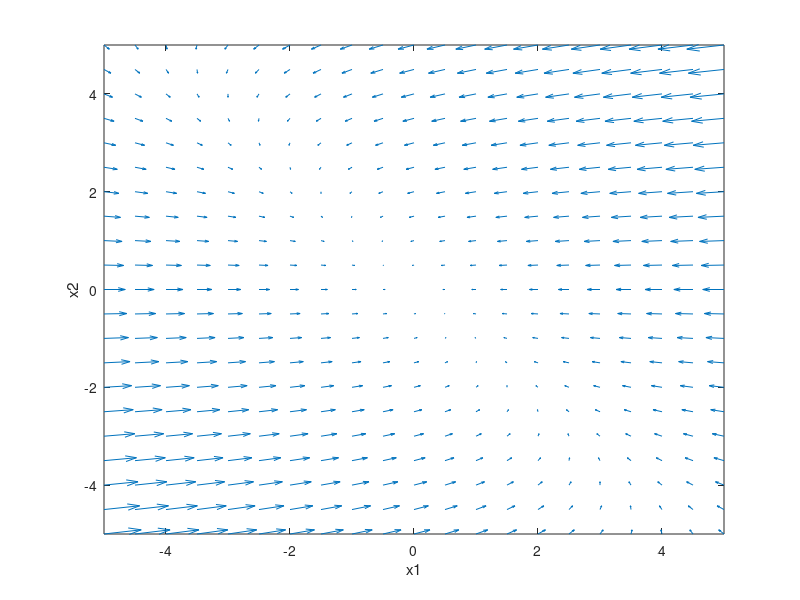
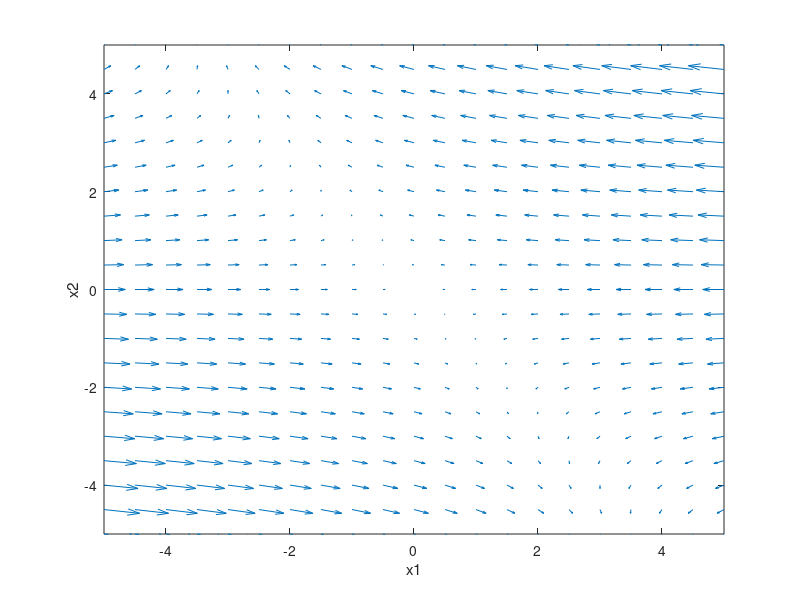
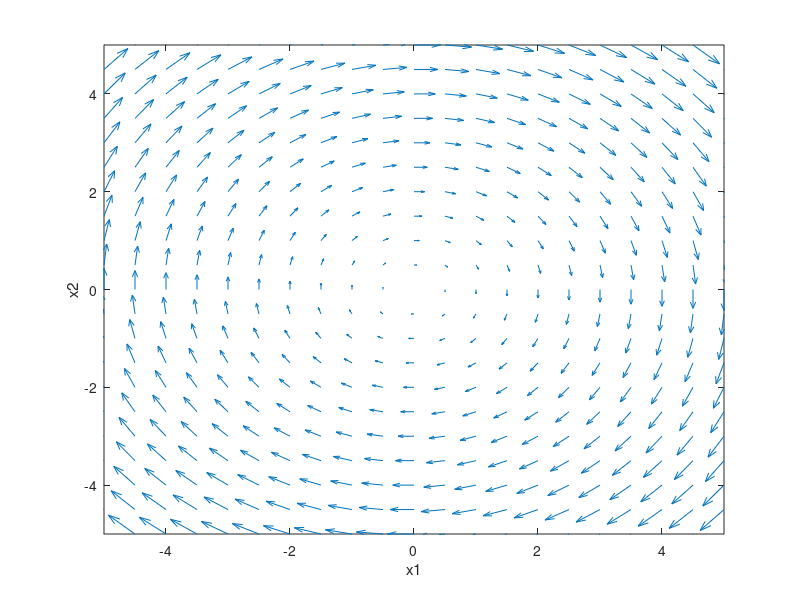
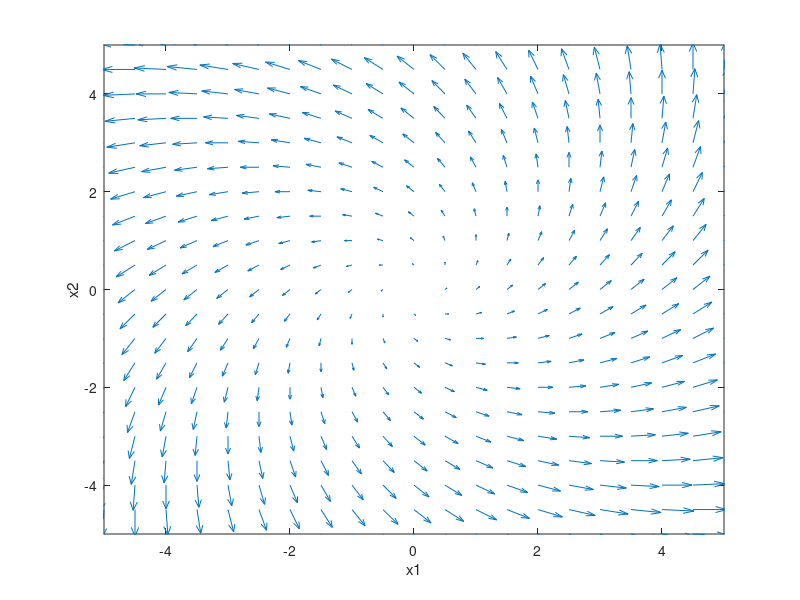

The MATLAB source for these figures, in order:
clear all
close all
home

% set up the grid space
[x1, x2] = meshgrid(-5:0.5:5,-5:.5:5); 

% initialize the matrices
A{1} = [-8,-6;0,-2];
A{2} = [-8,-6;0,2];
A{3} = [0,4;-4,0];
A{4} = [4,-4;4,4];
A{5} = [1,0;0,0];
A{6} = [1,0;1,0];
A{7} = [0,0;0,0];
A{8} = [-1,1,0;0,-1,0;0,0,-1];

% creates 2 xdot functions and charts through the quiver() function.
% could not successfully troubleshoot the ode45 function, commented it out
count = 1;
for i = 1:length(A)-1
    Anew = A{i};
    x1dot = Anew(1) * x1 + Anew(3) * x2;
    x2dot = Anew(2) * x1 + Anew(4) * x2;
    figure(count);
    quiver(x1, x2, x1dot, x2dot);
%     hold on
%     IC = [1,1;1,2;1,3;1,4];
%     for j = 1:length(IC(:,1))
%         [~,X] = ode45(@my_fun,[0 50],IC(j,:));
%         u = X(:,1);
%         w = X(:,2);
%         plot(u,w,'r')
%     end
    xlabel('x1'); ylabel('x2');
    xlim([x1(1),x1(end)]); ylim([x1(1),x1(end)])
    count = count + 1;
end

% arrows are indicative of vector direction and magnitude.
% lines are indicative of overall trajectory
% see below for 6.2.h
[x1, x2, x3] = meshgrid(-5:0.5:5,-5:.5:5,-5:.5:5); 
Anew = A{8};
x1dot = Anew(1) * x1 + Anew(4) * x2 + Anew(7) * x3;
x2dot = Anew(2) * x1 + Anew(5) * x2 + Anew(8) * x3;
x3dot = Anew(3) * x1 + Anew(6) * x2 + Anew(9) * x3;
figure(8);
quiver3(x1,x2,x3,x1dot,x2dot,x3dot);
xlabel('x1'); ylabel('x2'); zlabel('x3');
xlim([x1(1),x1(end)]); ylim([x1(1),x1(end)]); zlim([x1(1),x1(end)]);

clear i;
clear j;
clear count;
